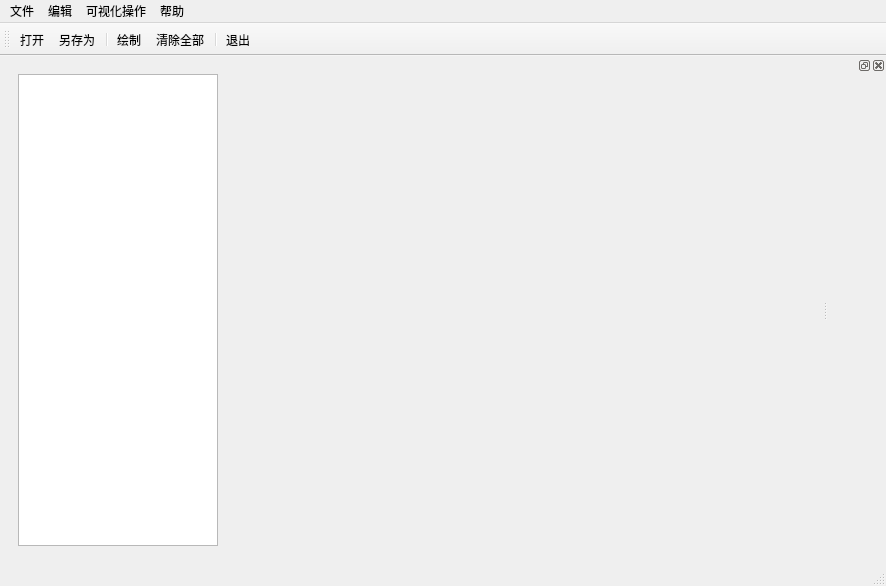
<?xml version="1.0" encoding="UTF-8"?>
<ui version="4.0">
 <class>MainWindow</class>
 <widget class="QMainWindow" name="MainWindow">
  <property name="geometry">
   <rect>
    <x>0</x>
    <y>0</y>
    <width>886</width>
    <height>586</height>
   </rect>
  </property>
  <property name="cursor">
   <cursorShape>ArrowCursor</cursorShape>
  </property>
  <property name="windowTitle">
   <string>MainWindow</string>
  </property>
  <widget class="QWidget" name="centralwidget">
   <layout class="QVBoxLayout" name="verticalLayout">
    <item>
     <widget class="QFrame" name="MainFrame">
      <layout class="QHBoxLayout" name="horizontalLayout">
       <item>
        <widget class="QTreeView" name="treeView">
         <property name="sizePolicy">
          <sizepolicy hsizetype="Fixed" vsizetype="Expanding">
           <horstretch>0</horstretch>
           <verstretch>0</verstretch>
          </sizepolicy>
         </property>
         <property name="minimumSize">
          <size>
           <width>200</width>
           <height>0</height>
          </size>
         </property>
         <property name="maximumSize">
          <size>
           <width>200</width>
           <height>16777215</height>
          </size>
         </property>
         <attribute name="headerCascadingSectionResizes">
          <bool>false</bool>
         </attribute>
         <attribute name="headerShowSortIndicator" stdset="0">
          <bool>false</bool>
         </attribute>
        </widget>
       </item>
       <item>
        <widget class="QFrame" name="CanvasFrame">
         <layout class="QVBoxLayout" name="verticalLayout_2"/>
        </widget>
       </item>
      </layout>
     </widget>
    </item>
   </layout>
  </widget>
  <widget class="QMenuBar" name="menuBar">
   <property name="geometry">
    <rect>
     <x>0</x>
     <y>0</y>
     <width>886</width>
     <height>24</height>
    </rect>
   </property>
   <widget class="QMenu" name="file_menu">
    <property name="title">
     <string>文件</string>
    </property>
    <addaction name="openFile_action"/>
    <addaction name="saveFile_action"/>
    <addaction name="separator"/>
    <addaction name="quitApp_action"/>
   </widget>
   <widget class="QMenu" name="edit_menu">
    <property name="title">
     <string>编辑</string>
    </property>
    <addaction name="plot_action"/>
    <addaction name="cleanALl_action"/>
   </widget>
   <widget class="QMenu" name="view_menu">
    <property name="title">
     <string>可视化操作</string>
    </property>
   </widget>
   <widget class="QMenu" name="help_menu">
    <property name="title">
     <string>帮助</string>
    </property>
   </widget>
   <addaction name="file_menu"/>
   <addaction name="edit_menu"/>
   <addaction name="view_menu"/>
   <addaction name="help_menu"/>
  </widget>
  <widget class="QToolBar" name="toolBar">
   <property name="cursor">
    <cursorShape>ArrowCursor</cursorShape>
   </property>
   <property name="mouseTracking">
    <bool>false</bool>
   </property>
   <property name="windowTitle">
    <string>toolBar</string>
   </property>
   <attribute name="toolBarArea">
    <enum>TopToolBarArea</enum>
   </attribute>
   <attribute name="toolBarBreak">
    <bool>false</bool>
   </attribute>
   <addaction name="openFile_action"/>
   <addaction name="saveFile_action"/>
   <addaction name="separator"/>
   <addaction name="plot_action"/>
   <addaction name="cleanALl_action"/>
   <addaction name="separator"/>
   <addaction name="quitApp_action"/>
  </widget>
  <widget class="QDockWidget" name="docksetting">
   <property name="sizePolicy">
    <sizepolicy hsizetype="Preferred" vsizetype="Maximum">
     <horstretch>0</horstretch>
     <verstretch>0</verstretch>
    </sizepolicy>
   </property>
   <attribute name="dockWidgetArea">
    <number>2</number>
   </attribute>
   <widget class="QWidget" name="dockWidgetContents"/>
  </widget>
  <widget class="QStatusBar" name="statusBar"/>
  <action name="openFile_action">
   <property name="icon">
    <iconset resource="icons.qrc">
     <normaloff>:/image/icons/open.ico</normaloff>:/image/icons/open.ico</iconset>
   </property>
   <property name="text">
    <string>打开</string>
   </property>
  </action>
  <action name="saveFile_action">
   <property name="icon">
    <iconset resource="icons.qrc">
     <normaloff>:/image/icons/save.ico</normaloff>:/image/icons/save.ico</iconset>
   </property>
   <property name="text">
    <string>另存为</string>
   </property>
   <property name="shortcut">
    <string>Ctrl+S</string>
   </property>
  </action>
  <action name="quitApp_action">
   <property name="icon">
    <iconset resource="icons.qrc">
     <normaloff>:/image/icons/quit.ico</normaloff>:/image/icons/quit.ico</iconset>
   </property>
   <property name="text">
    <string>退出</string>
   </property>
  </action>
  <action name="cleanALl_action">
   <property name="icon">
    <iconset resource="icons.qrc">
     <normaloff>:/image/icons/clear.ico</normaloff>:/image/icons/clear.ico</iconset>
   </property>
   <property name="text">
    <string>清除全部</string>
   </property>
  </action>
  <action name="plot_action">
   <property name="icon">
    <iconset resource="icons.qrc">
     <normaloff>:/image/icons/plot.ico</normaloff>:/image/icons/plot.ico</iconset>
   </property>
   <property name="text">
    <string>绘制</string>
   </property>
  </action>
 </widget>
 <resources>
  <include location="icons.qrc"/>
 </resources>
 <connections/>
</ui>
